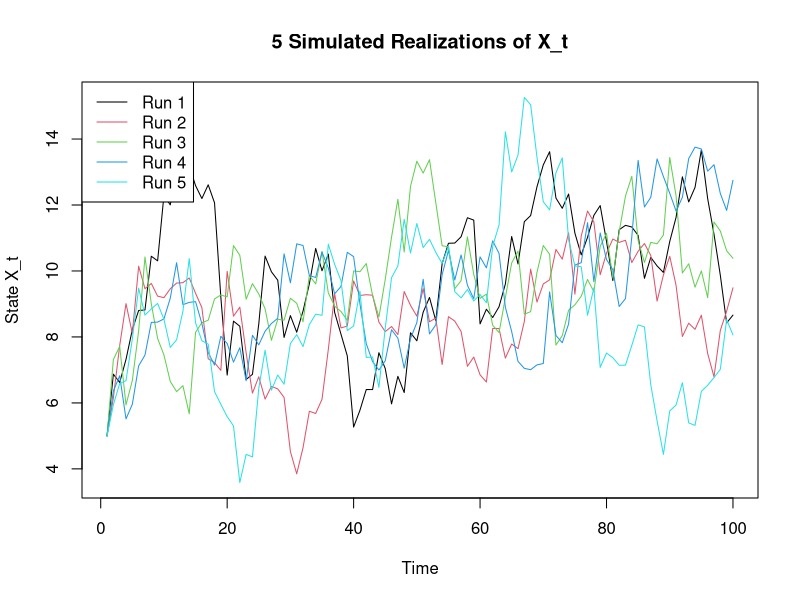
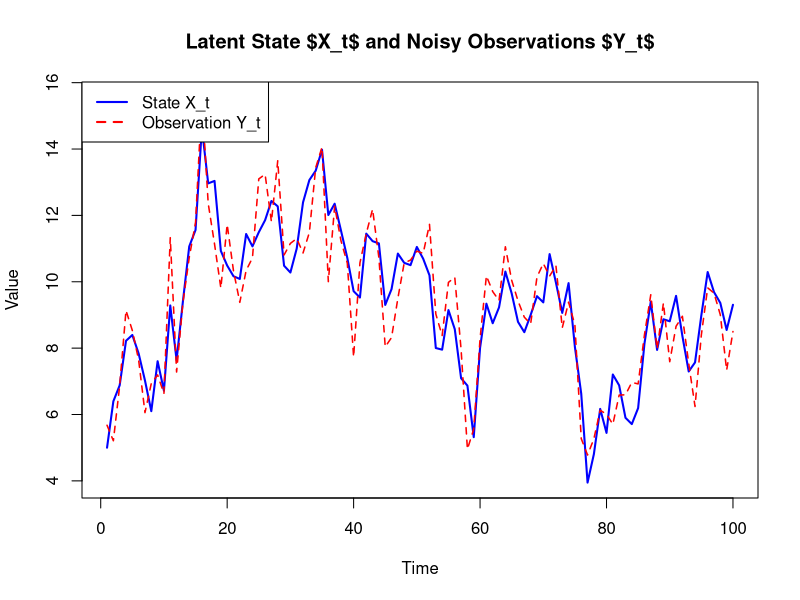

These figures' R source, in order:
#library(httpgd)
#hgd() 

# Task 1.1.1

# Parameters
a <- 0.9
b <- 1        # bias term (not dynamic input)
sigma1 <- 1
n <- 100
X0 <- 5

# Simulate 5 independent trajectories
set.seed(42)
X_list <- list()

for (j in 1:5) {
  X <- numeric(n)
  X[1] <- X0
  for (t in 2:n) {
    X[t] <- a * X[t - 1] + b + rnorm(1, mean = 0, sd = sigma1)
  }
  X_list[[j]] <- X
}

# Plot
matplot(1:n, do.call(cbind, X_list), type = "l", lty = 1, col = 1:5,
        xlab = "Time", ylab = "State X_t", main = "5 Simulated Realizations of X_t")
legend("topleft", legend = paste("Run", 1:5), col = 1:5, lty = 1)


# Task 1.2

# Parameters (same as before)
a <- 0.9
b <- 1
sigma1 <- 1  # Process noise
sigma2 <- 1  # Observation noise
n <- 100
X0 <- 5

# Simulate one trajectory
X <- numeric(n)
Y <- numeric(n)
X[1] <- X0
Y[1] <- X[1] + rnorm(1, mean = 0, sd = sigma2)

for (t in 2:n) {
  X[t] <- a * X[t - 1] + b + rnorm(1, mean = 0, sd = sigma1)  # state
  Y[t] <- X[t] + rnorm(1, mean = 0, sd = sigma2)              # observation
}

# Plot state and observation
plot(X, type = "l", col = "blue", lwd = 2,
     ylim = range(c(X, Y)), xlab = "Time", ylab = "Value",
     main = "Latent State $X_t$ and Noisy Observations $Y_t$")
lines(Y, col = "red", lwd = 1.5, lty = 2)
legend("topleft", legend = c("State X_t", "Observation Y_t"),
       col = c("blue", "red"), lty = c(1, 2), lwd = 2)
